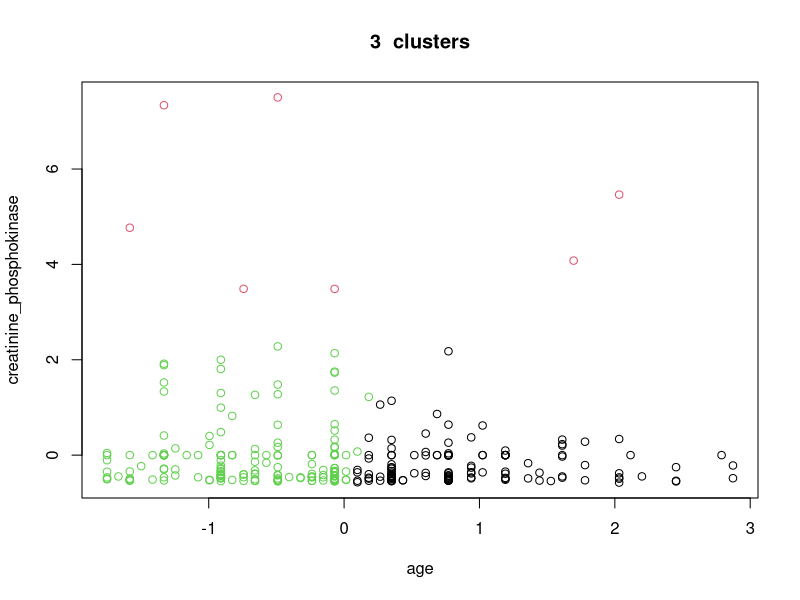
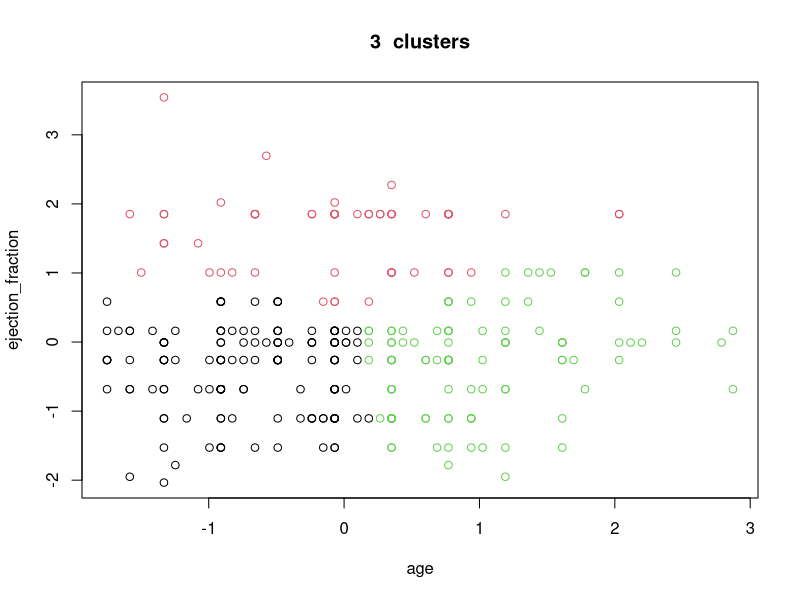
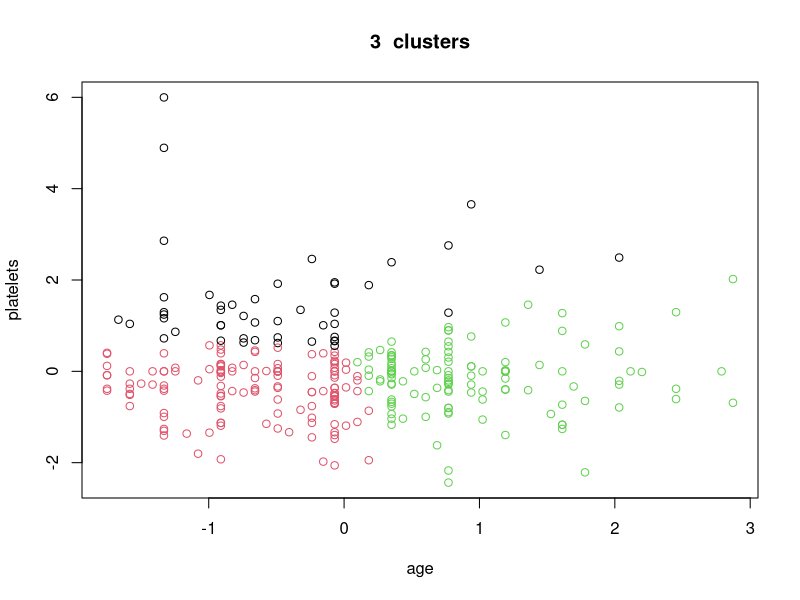
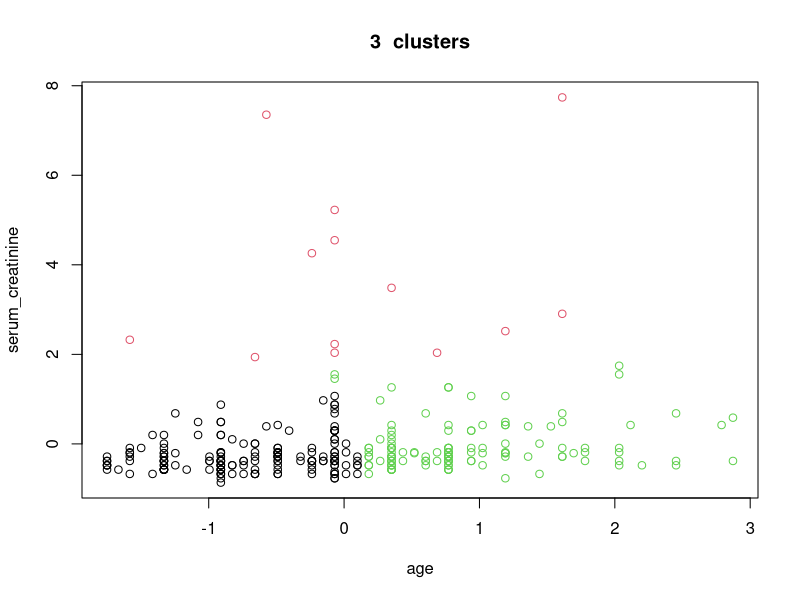
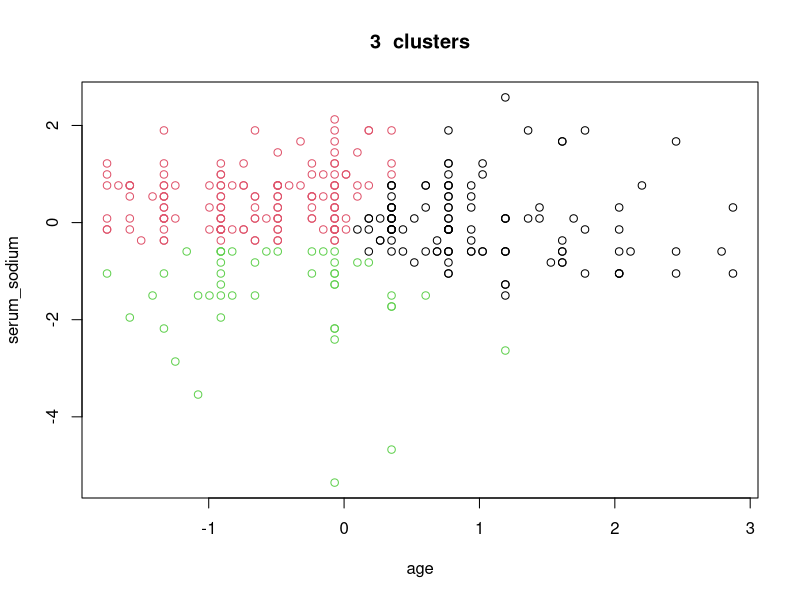
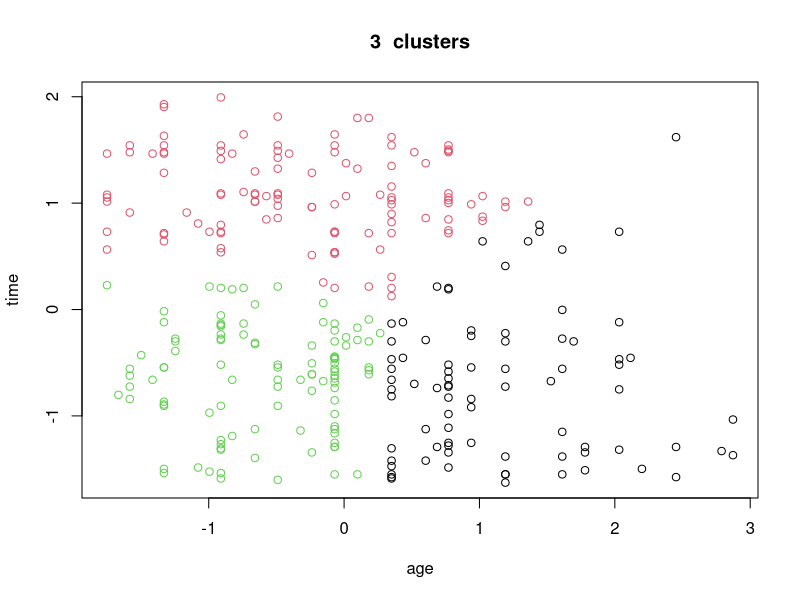
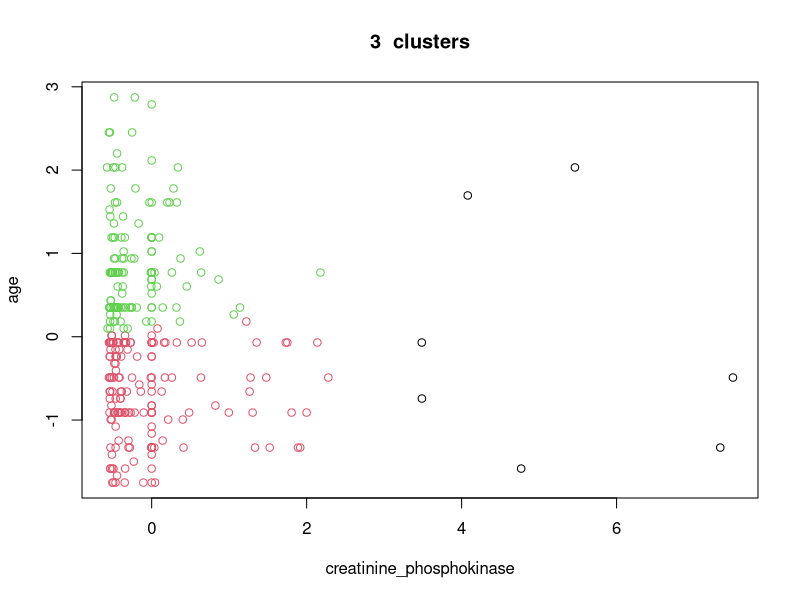
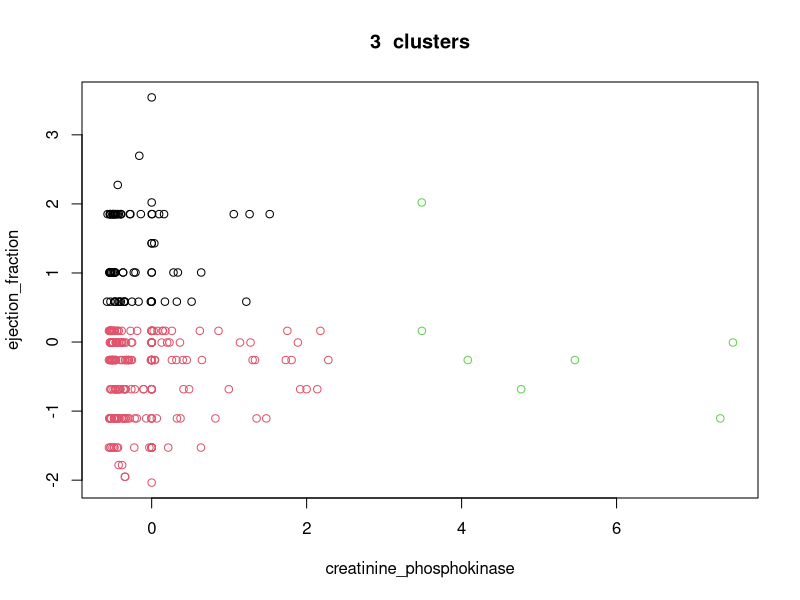

R code for these plots, in order: (Note: this script raises an error after producing the figures.)
## ---- chunk 1
library(cluster)

SAVE_PATH <- "../data/plots/clustering/"
binary_columns <- c("anaemia", "diabetes", "high_blood_pressure", "sex", "smoking", "death")
## ---- chunk 2
df <- read.csv("../data/heart_failure.csv")
scaled_df <- data.frame(scale(df))
head(df)
## ---- chunk 3
# df <- subset(df, filter, select = c("Column1", "Column2", ...))

plot_clustering <- function(dataframe, k, save_path) {
  for (column1 in names(dataframe)) {
    for (column2 in names(dataframe)) {
      if (column2 != column1) {
        km_df <- subset(dataframe, select = c(column1, column2))
        km <- kmeans(km_df, center=k, nstart=500)
        plot_filename <- paste(SAVE_PATH, save_path, column1, "_", column2, "_", "k_", k, ".png",sep = "")
        png(filename=plot_filename)
        plot(km_df, col=km$cluster, main=paste(k, " clusters"))
        dev.off()
      }
    }
  }
}
## ---- chunk 4
kmeans_df <- subset(scaled_df, select = setdiff(names(scaled_df), binary_columns))
plot_clustering(kmeans_df, k = 3, "simple/")
## ---- chunk 5
pca <- prcomp(df, scale=TRUE, center=TRUE)
pca <- pca$x[,1:10]

plot_clustering(pca, centers=5, "pca/")
## ---- chunk 6
plot_h_clustering <- function(dataframe, save_name) {
  for (m in c("complete", "average", "single")) {
    hclust <- hclust(dist(dataframe), method = m)
    png(filename=paste(SAVE_PATH, "jerarquico/", save_name, "_", "distance_", m, ".png", sep = ""))
    plot(hclust, main = paste("Hclustering del dataframe ", save_name, " con distancia: '", m, "'", sep=""))
    dev.off()
  }
}

# plot(hclust_aux)
# abline(h=6, col="red")
# 
# cutree(hclust_aux, h=6)
# cutree(hclust_aux, k=3)
## ---- chunk 7
plot_h_clustering(df, "raw")
plot_h_clustering(scaled_df, "scaled")
plot_h_clustering(pca, "pca")
## ---- chunk 8
# silhouette
compute_silhouette <- function(dataframe, k){
  km <- kmeans(dataframe, centers = k, nstart=500)
  sil <- silhouette(km$cluster, dist(dataframe))
  mean(sil[, 3])
}

plot_silhouette_by_centers <- function(dataframe, save_name){
  centers <- 2:10
  mean_sil <- sapply(centers, compute_silhouette, dataframe=dataframe)
  plot_filename <- paste(SAVE_PATH, "silhouette/", save_name, "_silhouette_evolution.png",sep = "")
  png(filename=plot_filename)
  plot(centers, type='b', mean_sil, main= "Silhouette evolution by number of centers", xlab='Number of centers', ylab='Silhouette', frame=FALSE)
  dev.off()
}
## ---- chunk 9
plot_silhouette_by_centers(scaled_df, "scaled")
plot_silhouette_by_centers(df, "raw")
plot_silhouette_by_centers(pca, "pca")
